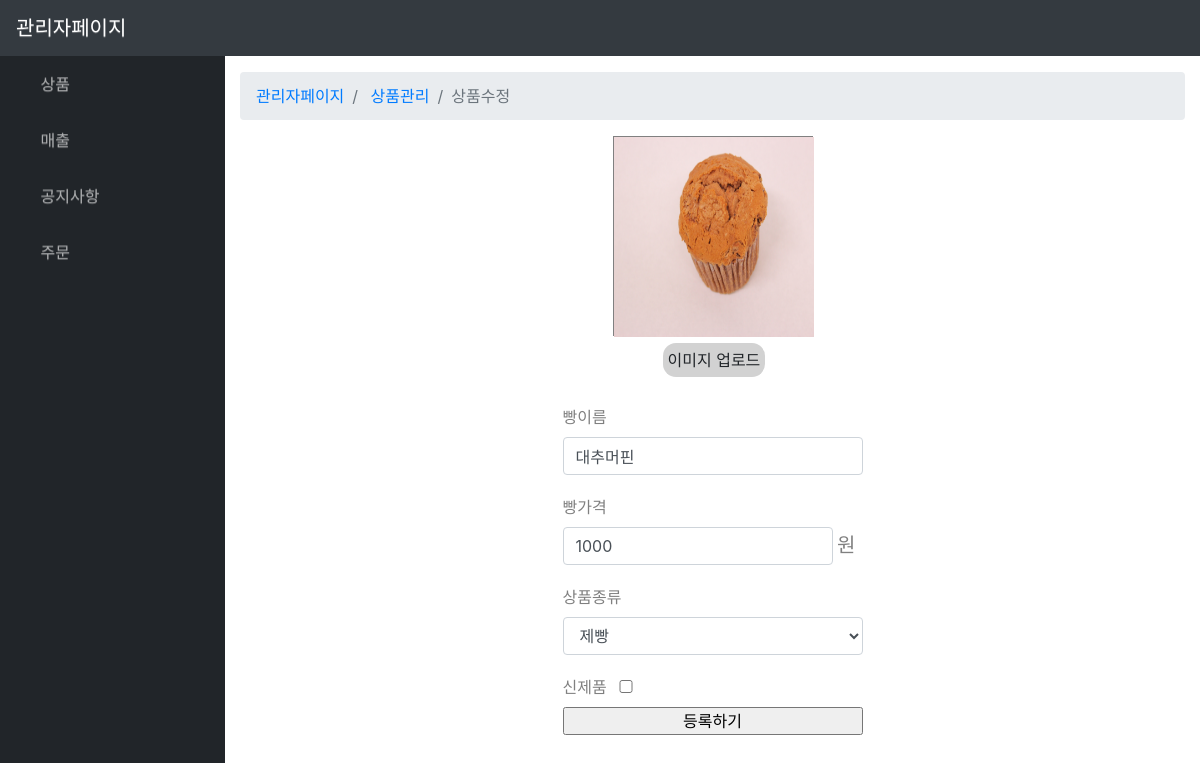
Page /manage/modify_product/1/ (signed in) on the earlier database version.
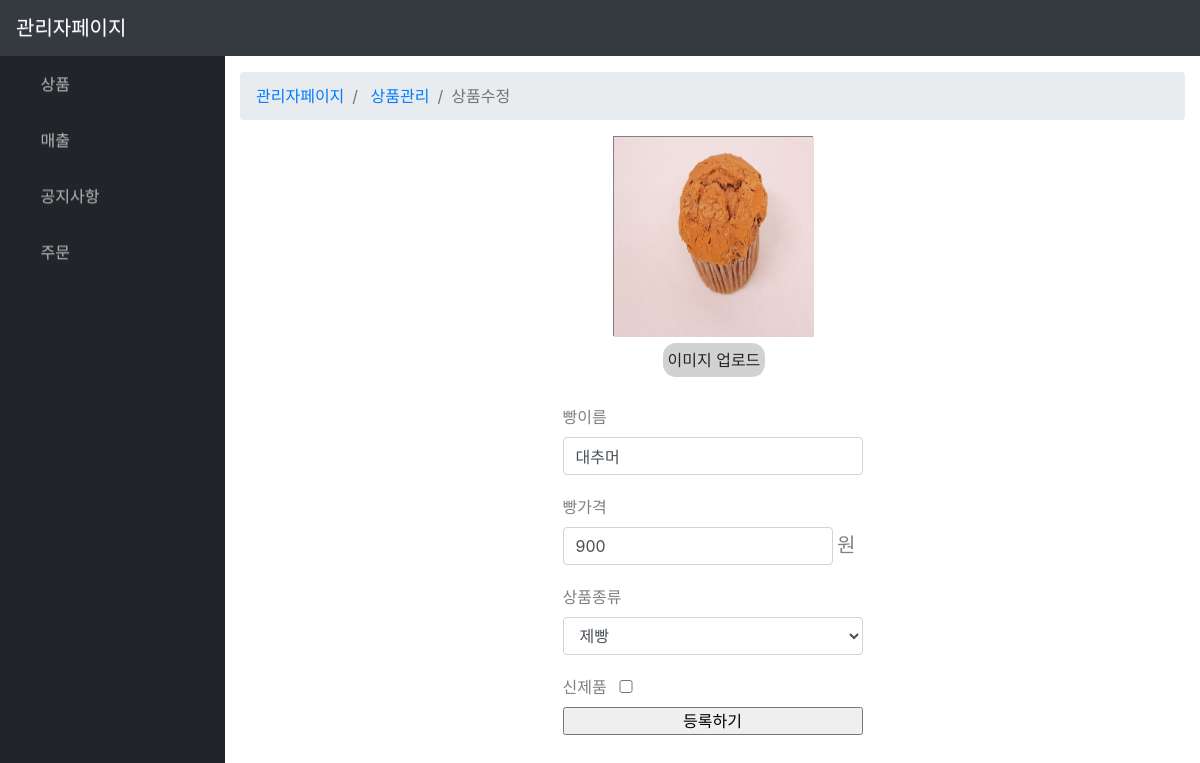
Same page on the later database version.
### boeun_bread/models.py (models this page shows, shortened)
class Product(models.Model):
    PRODUCT_KIND =(
        ('1','제빵'),
        ('2','제과'),
        ('3','선물세트'),
    )
    P_img        = models.ImageField(upload_to="bread_img/",null=True,blank=True)
    P_name       = models.CharField(max_length=50)
    P_price      = models.IntegerField(default=0)
    P_nutrition  = models.TextField(null=True, blank=True)
    P_info       = models.TextField(null=True, blank=True)
    P_sales      = models.IntegerField(default=0) # 판매량
    P_newProduct = models.BooleanField(default=False) #True : 신제품
    P_kind       = models.CharField(max_length=1,choices=PRODUCT_KIND) #상품종류

### boeun_bread/views.py (the view, shortened to what this page needs)
# urls.py: path('manage/modify_product/<pk>/',views.modify_product,name="modify_product"),
@login_required
def modify_product(request,pk):
    if not isAdmin(request):
        return render(request,'boeun_bread/main.html',{'manage_msg':'권한 없습니다.'})
    product = getProduct(pk)
    context = {
            'p':product,
        }
    return render(request,'manage/modify_product.html',context)

### boeun_bread/views.py (called while the page is built)
def isAdmin(request):
    profile = Profile.objects.get(user=request.user)
    return True if profile.U_grade == 0 else False

def getProduct(pk):
    product = Product.objects.filter(id=pk)
    if product:
        return product[0]
    else:
        return redirect("/manage/modify_list")

### boeun_bread/templates/manage/modify_product.html (shortened to what this page needs)
{% extends 'manage/manage_base.html'%}
{% block manage_content %}
    <ol class="breadcrumb">
        <li class="breadcrumb-item">
            <a href="{% url 'boeun_bread:manage' %}">관리자페이지</a>
        </li>
        <li class="breadcrumb-item">
            <a href="{% url 'boeun_bread:modify_list' %}">상품관리</a>
        </li>
        <li class="breadcrumb-item active">상품수정</li>
    </ol>
    <div id="product-form-box">
        <form action="{% url 'boeun_bread:modify_product' p.pk %}" method="POST" enctype="multipart/form-data">
            <div id="bread-img-box">
                <div id="bread-img">
                    <img width="200" height="200" src="/media/{{p.P_img}}">
                </div>
                <label for="img-file-up">이미지 업로드</label>
            </div>
            <div id="form-content">
                <label>빵이름</label><br>
                <input type="text" class="form-control" value="{{p.P_name}}" name="bread_name">
                <label>빵가격</label><br>
                <input type="number" value="{{p.P_price}}" name="bread_price" style="display:inline-block; width:270px;" class="form-control">
                <span style="color:gray; font-size:20px;">원</span>
                <label>상품종류</label><br>
                <select class="form-control" name="prod_name">
                    <option value="1" {%if p.P_kind == '1' %} selected{% endif %}>제빵</option>
                </select>
                <label>
                    신제품
                </label>
                <input style="width:10%;"
                    type="checkbox" name="is_new">
                <input type="submit" value="등록하기">
            </div>
        </form>
    </div>
{% endblock %}

Differences in the rows shown:
changed Product "제빵": bread_name "대추머핀" → "대추머"; bread_price "1000" → "900"
